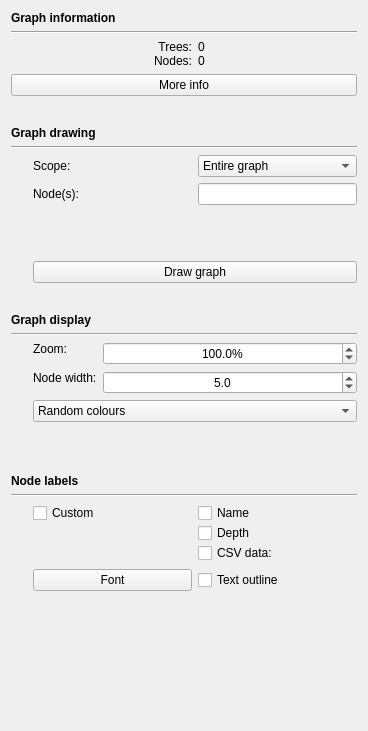
      <widget class="QWidget" name="controlsScrollAreaWidgetContents">
       <property name="geometry">
        <rect>
         <x>0</x>
         <y>0</y>
         <width>368</width>
         <height>731</height>
        </rect>
       </property>
       <property name="sizePolicy">
        <sizepolicy hsizetype="Minimum" vsizetype="Preferred">
         <horstretch>0</horstretch>
         <verstretch>0</verstretch>
        </sizepolicy>
       </property>
       <layout class="QVBoxLayout" name="verticalLayout_3">
        <item>
         <widget class="QWidget" name="graphDetailsWidget" native="true">
          <property name="enabled">
           <bool>true</bool>
          </property>
          <layout class="QGridLayout" name="gridLayout_6">
           <property name="leftMargin">
            <number>0</number>
           </property>
           <property name="topMargin">
            <number>0</number>
           </property>
           <property name="rightMargin">
            <number>0</number>
           </property>
           <item row="2" column="1">
            <widget class="QWidget" name="widget_14" native="true">
             <layout class="QGridLayout" name="gridLayout_4">
              <property name="leftMargin">
               <number>0</number>
              </property>
              <property name="topMargin">
               <number>0</number>
              </property>
              <property name="rightMargin">
               <number>0</number>
              </property>
              <property name="bottomMargin">
               <number>0</number>
              </property>
              <property name="verticalSpacing">
               <number>0</number>
              </property>
              <item row="1" column="0">
               <widget class="QLabel" name="label_6">
                <property name="text">
                 <string>Nodes:</string>
                </property>
                <property name="alignment">
                 <set>Qt::AlignRight|Qt::AlignTrailing|Qt::AlignVCenter</set>
                </property>
               </widget>
              </item>
              <item row="1" column="1">
               <widget class="QLabel" name="nodesCountLabel">
                <property name="text">
                 <string>0</string>
                </property>
               </widget>
              </item>
              <item row="0" column="0">
               <widget class="QLabel" name="label_2">
                <property name="text">
                 <string>Trees:</string>
                </property>
                <property name="alignment">
                 <set>Qt::AlignRight|Qt::AlignTrailing|Qt::AlignVCenter</set>
                </property>
               </widget>
              </item>
              <item row="0" column="1">
               <widget class="QLabel" name="treesCountLabel">
                <property name="text">
                 <string>0</string>
                </property>
               </widget>
              </item>
             </layout>
            </widget>
           </item>
           <item row="1" column="0" colspan="2">
            <widget class="Line" name="taxIdHiCStatLineEdit_2">
             <property name="orientation">
              <enum>Qt::Horizontal</enum>
             </property>
            </widget>
           </item>
           <item row="2" column="0">
            <widget class="InfoTextWidget" name="graphInformationInfoText" native="true">
             <property name="sizePolicy">
              <sizepolicy hsizetype="Fixed" vsizetype="Fixed">
               <horstretch>0</horstretch>
               <verstretch>0</verstretch>
              </sizepolicy>
             </property>
             <property name="minimumSize">
              <size>
               <width>16</width>
               <height>16</height>
              </size>
             </property>
            </widget>
           </item>
           <item row="0" column="0" colspan="2">
            <widget class="QLabel" name="label_7">
             <property name="font">
              <font>
               <weight>75</weight>
               <bold>true</bold>
              </font>
             </property>
             <property name="text">
              <string>Graph information</string>
             </property>
            </widget>
           </item>
           <item row="4" column="0" colspan="2">
            <widget class="QPushButton" name="moreInfoButton">
             <property name="text">
              <string>More info</string>
             </property>
            </widget>
           </item>
          </layout>
         </widget>
        </item>
        <item>
         <spacer name="verticalSpacer_2">
          <property name="orientation">
           <enum>Qt::Vertical</enum>
          </property>
          <property name="sizeType">
           <enum>QSizePolicy::Fixed</enum>
          </property>
          <property name="sizeHint" stdset="0">
           <size>
            <width>20</width>
            <height>15</height>
           </size>
          </property>
         </spacer>
        </item>
        <item>
         <widget class="QWidget" name="graphDrawingWidget" native="true">
          <property name="enabled">
           <bool>true</bool>
          </property>
          <layout class="QVBoxLayout" name="verticalLayout_2">
           <property name="leftMargin">
            <number>0</number>
           </property>
           <property name="topMargin">
            <number>0</number>
           </property>
           <property name="rightMargin">
            <number>0</number>
           </property>
           <property name="bottomMargin">
            <number>0</number>
           </property>
           <item>
            <widget class="QLabel" name="label_5">
             <property name="font">
              <font>
               <weight>75</weight>
               <bold>true</bold>
              </font>
             </property>
             <property name="text">
              <string>Graph drawing</string>
             </property>
            </widget>
           </item>
           <item>
            <widget class="Line" name="line">
             <property name="orientation">
              <enum>Qt::Horizontal</enum>
             </property>
            </widget>
           </item>
           <item>
            <widget class="QWidget" name="graphDrawingWidget_2" native="true">
             <layout class="QGridLayout" name="graphDrawingGridLayout">
              <property name="leftMargin">
               <number>0</number>
              </property>
              <property name="topMargin">
               <number>0</number>
              </property>
              <property name="rightMargin">
               <number>0</number>
              </property>
              <item row="2" column="2">
               <widget class="QWidget" name="startingNodesMatchTypeWidget" native="true">
                <layout class="QHBoxLayout" name="horizontalLayout_5">
                 <property name="spacing">
                  <number>0</number>
                 </property>
                 <property name="leftMargin">
                  <number>0</number>
                 </property>
                 <property name="topMargin">
                  <number>0</number>
                 </property>
                 <property name="rightMargin">
                  <number>0</number>
                 </property>
                 <property name="bottomMargin">
                  <number>0</number>
                 </property>
                </layout>
               </widget>
              </item>
              <item row="2" column="0">
               <widget class="InfoTextWidget" name="startingNodesMatchTypeInfoText" native="true">
                <property name="enabled">
                 <bool>true</bool>
                </property>
                <property name="sizePolicy">
                 <sizepolicy hsizetype="Fixed" vsizetype="Fixed">
                  <horstretch>0</horstretch>
                  <verstretch>0</verstretch>
                 </sizepolicy>
                </property>
                <property name="minimumSize">
                 <size>
                  <width>16</width>
                  <height>16</height>
                 </size>
                </property>
               </widget>
              </item>
              <item row="5" column="1" colspan="2">
               <widget class="QPushButton" name="drawGraphButton">
                <property name="text">
                 <string>Draw graph</string>
                </property>
               </widget>
              </item>
              <item row="4" column="2">
               <widget class="QWidget" name="nodeStyleWidget" native="true">
                <layout class="QHBoxLayout" name="horizontalLayout_6">
                 <property name="spacing">
                  <number>0</number>
                 </property>
                 <property name="leftMargin">
                  <number>0</number>
                 </property>
                 <property name="topMargin">
                  <number>0</number>
                 </property>
                 <property name="rightMargin">
                  <number>0</number>
                 </property>
                 <property name="bottomMargin">
                  <number>0</number>
                 </property>
                </layout>
               </widget>
              </item>
              <item row="1" column="2">
               <widget class="QLineEdit" name="startingNodesLineEdit">
                <property name="enabled">
                 <bool>true</bool>
                </property>
                <property name="sizePolicy">
                 <sizepolicy hsizetype="Minimum" vsizetype="Fixed">
                  <horstretch>0</horstretch>
                  <verstretch>0</verstretch>
                 </sizepolicy>
                </property>
               </widget>
              </item>
              <item row="5" column="0">
               <widget class="InfoTextWidget" name="drawGraphInfoText" native="true">
                <property name="sizePolicy">
                 <sizepolicy hsizetype="Fixed" vsizetype="Fixed">
                  <horstretch>0</horstretch>
                  <verstretch>0</verstretch>
                 </sizepolicy>
                </property>
                <property name="minimumSize">
                 <size>
                  <width>16</width>
                  <height>16</height>
                 </size>
                </property>
               </widget>
              </item>
              <item row="0" column="1">
               <widget class="QLabel" name="graphScopeLabel">
                <property name="sizePolicy">
                 <sizepolicy hsizetype="Minimum" vsizetype="Preferred">
                  <horstretch>0</horstretch>
                  <verstretch>0</verstretch>
                 </sizepolicy>
                </property>
                <property name="text">
                 <string>Scope:</string>
                </property>
               </widget>
              </item>
              <item row="0" column="0">
               <widget class="InfoTextWidget" name="graphScopeInfoText" native="true">
                <property name="sizePolicy">
                 <sizepolicy hsizetype="Fixed" vsizetype="Fixed">
                  <horstretch>0</horstretch>
                  <verstretch>0</verstretch>
                 </sizepolicy>
                </property>
                <property name="minimumSize">
                 <size>
                  <width>16</width>
                  <height>16</height>
                 </size>
                </property>
               </widget>
              </item>
              <item row="3" column="0">
               <widget class="InfoTextWidget" name="nodeDistanceInfoText" native="true">
                <property name="enabled">
                 <bool>true</bool>
                </property>
                <property name="sizePolicy">
                 <sizepolicy hsizetype="Fixed" vsizetype="Fixed">
                  <horstretch>0</horstretch>
                  <verstretch>0</verstretch>
                 </sizepolicy>
                </property>
                <property name="minimumSize">
                 <size>
                  <width>16</width>
                  <height>16</height>
                 </size>
                </property>
               </widget>
              </item>
              <item row="0" column="2">
               <widget class="QComboBox" name="graphScopeComboBox">
                <property name="sizePolicy">
                 <sizepolicy hsizetype="Minimum" vsizetype="Fixed">
                  <horstretch>0</horstretch>
                  <verstretch>0</verstretch>
                 </sizepolicy>
                </property>
                <item>
                 <property name="text">
                  <string>Entire graph</string>
                 </property>
                </item>
                <item>
                 <property name="text">
                  <string>Around nodes</string>
                 </property>
                </item>
               </widget>
              </item>
              <item row="1" column="1">
               <widget class="QLabel" name="startingNodesLabel">
                <property name="enabled">
                 <bool>true</bool>
                </property>
                <property name="sizePolicy">
                 <sizepolicy hsizetype="Minimum" vsizetype="Preferred">
                  <horstretch>0</horstretch>
                  <verstretch>0</verstretch>
                 </sizepolicy>
                </property>
                <property name="text">
                 <string>Node(s):</string>
                </property>
               </widget>
              </item>
              <item row="1" column="0">
               <widget class="InfoTextWidget" name="startingNodesInfoText" native="true">
                <property name="enabled">
                 <bool>true</bool>
                </property>
                <property name="sizePolicy">
                 <sizepolicy hsizetype="Fixed" vsizetype="Fixed">
                  <horstretch>0</horstretch>
                  <verstretch>0</verstretch>
                 </sizepolicy>
                </property>
                <property name="minimumSize">
                 <size>
                  <width>16</width>
                  <height>16</height>
                 </size>
                </property>
               </widget>
              </item>
             </layout>
            </widget>
           </item>
          </layout>
         </widget>
        </item>
        <item>
         <spacer name="verticalSpacer_3">
          <property name="orientation">
           <enum>Qt::Vertical</enum>
          </property>
          <property name="sizeType">
           <enum>QSizePolicy::Fixed</enum>
          </property>
          <property name="sizeHint" stdset="0">
           <size>
            <width>229</width>
            <height>15</height>
           </size>
          </property>
         </spacer>
        </item>
        <item>
         <widget class="QWidget" name="graphDisplayWidget" native="true">
          <property name="enabled">
           <bool>true</bool>
          </property>
          <layout class="QVBoxLayout" name="verticalLayout">
           <property name="leftMargin">
            <number>0</number>
           </property>
           <property name="topMargin">
            <number>0</number>
           </property>
           <property name="rightMargin">
            <number>0</number>
           </property>
           <property name="bottomMargin">
            <number>0</number>
           </property>
           <item>
            <widget class="QLabel" name="label_10">
             <property name="font">
              <font>
               <weight>75</weight>
               <bold>true</bold>
              </font>
             </property>
             <property name="text">
              <string>Graph display</string>
             </property>
            </widget>
           </item>
           <item>
            <widget class="Line" name="line_5">
             <property name="orientation">
              <enum>Qt::Horizontal</enum>
             </property>
            </widget>
           </item>
           <item>
            <widget class="QWidget" name="widget_2" native="true">
             <layout class="QGridLayout" name="gridLayout_8">
              <property name="leftMargin">
               <number>0</number>
              </property>
              <property name="topMargin">
               <number>0</number>
              </property>
              <property name="rightMargin">
               <number>0</number>
              </property>
              <item row="2" column="1" colspan="2">
               <widget class="QComboBox" name="coloursComboBox">
                <item>
                 <property name="text">
                  <string>Random colours</string>
                 </property>
                </item>
                <item>
                 <property name="text">
                  <string>Uniform colour</string>
                 </property>
                </item>
                <item>
                 <property name="text">
                  <string>Colour by depth</string>
                 </property>
                </item>
                <item>
                 <property name="text">
                  <string>Custom colours</string>
                 </property>
                </item>
               </widget>
              </item>
              <item row="0" column="2">
               <widget class="QDoubleSpinBox" name="zoomSpinBox">
                <property name="sizePolicy">
                 <sizepolicy hsizetype="Expanding" vsizetype="Fixed">
                  <horstretch>0</horstretch>
                  <verstretch>0</verstretch>
                 </sizepolicy>
                </property>
                <property name="alignment">
                 <set>Qt::AlignCenter</set>
                </property>
                <property name="suffix">
                 <string>%</string>
                </property>
                <property name="decimals">
                 <number>1</number>
                </property>
                <property name="minimum">
                 <double>5.000000000000000</double>
                </property>
                <property name="maximum">
                 <double>500.000000000000000</double>
                </property>
                <property name="singleStep">
                 <double>5.000000000000000</double>
                </property>
                <property name="value">
                 <double>100.000000000000000</double>
                </property>
               </widget>
              </item>
              <item row="1" column="2">
               <widget class="QDoubleSpinBox" name="nodeWidthSpinBox">
                <property name="sizePolicy">
                 <sizepolicy hsizetype="Expanding" vsizetype="Fixed">
                  <horstretch>0</horstretch>
                  <verstretch>0</verstretch>
                 </sizepolicy>
                </property>
                <property name="alignment">
                 <set>Qt::AlignCenter</set>
                </property>
                <property name="suffix">
                 <string/>
                </property>
                <property name="decimals">
                 <number>1</number>
                </property>
                <property name="minimum">
                 <double>0.500000000000000</double>
                </property>
                <property name="maximum">
                 <double>1000.000000000000000</double>
                </property>
                <property name="singleStep">
                 <double>0.500000000000000</double>
                </property>
                <property name="value">
                 <double>5.000000000000000</double>
                </property>
               </widget>
              </item>
              <item row="3" column="0">
               <widget class="InfoTextWidget" name="contiguityInfoText" native="true">
                <property name="sizePolicy">
                 <sizepolicy hsizetype="Fixed" vsizetype="Fixed">
                  <horstretch>0</horstretch>
                  <verstretch>0</verstretch>
                 </sizepolicy>
                </property>
                <property name="minimumSize">
                 <size>
                  <width>16</width>
                  <height>16</height>
                 </size>
                </property>
               </widget>
              </item>
              <item row="1" column="1">
               <widget class="QLabel" name="label_15">
                <property name="text">
                 <string>Node width:</string>
                </property>
                <property name="alignment">
                 <set>Qt::AlignLeading</set>
                </property>
               </widget>
              </item>
              <item row="2" column="0">
               <widget class="InfoTextWidget" name="nodeColourInfoText" native="true">
                <property name="sizePolicy">
                 <sizepolicy hsizetype="Fixed" vsizetype="Fixed">
                  <horstretch>0</horstretch>
                  <verstretch>0</verstretch>
                 </sizepolicy>
                </property>
                <property name="minimumSize">
                 <size>
                  <width>16</width>
                  <height>16</height>
                 </size>
                </property>
               </widget>
              </item>
              <item row="0" column="0">
               <widget class="InfoTextWidget" name="zoomInfoText" native="true">
                <property name="sizePolicy">
                 <sizepolicy hsizetype="Fixed" vsizetype="Fixed">
                  <horstretch>0</horstretch>
                  <verstretch>0</verstretch>
                 </sizepolicy>
                </property>
                <property name="minimumSize">
                 <size>
                  <width>16</width>
                  <height>16</height>
                 </size>
                </property>
               </widget>
              </item>
              <item row="0" column="1">
               <widget class="QLabel" name="label_13">
                <property name="text">
                 <string>Zoom:</string>
                </property>
                <property name="alignment">
                 <set>Qt::AlignLeading</set>
                </property>
               </widget>
              </item>
              <item row="1" column="0">
               <widget class="InfoTextWidget" name="nodeWidthInfoText" native="true">
                <property name="sizePolicy">
                 <sizepolicy hsizetype="Fixed" vsizetype="Fixed">
                  <horstretch>0</horstretch>
                  <verstretch>0</verstretch>
                 </sizepolicy>
                </property>
                <property name="minimumSize">
                 <size>
                  <width>16</width>
                  <height>16</height>
                 </size>
                </property>
               </widget>
              </item>
             </layout>
            </widget>
           </item>
          </layout>
         </widget>
        </item>
        <item>
         <spacer name="verticalSpacer_4">
          <property name="orientation">
           <enum>Qt::Vertical</enum>
          </property>
          <property name="sizeType">
           <enum>QSizePolicy::Fixed</enum>
          </property>
          <property name="sizeHint" stdset="0">
           <size>
            <width>20</width>
            <height>15</height>
           </size>
          </property>
         </spacer>
        </item>
        <item>
         <widget class="QWidget" name="nodeLabelsWidget" native="true">
          <property name="enabled">
           <bool>true</bool>
          </property>
          <layout class="QVBoxLayout" name="verticalLayout_7">
           <property name="leftMargin">
            <number>0</number>
           </property>
           <property name="topMargin">
            <number>0</number>
           </property>
           <property name="rightMargin">
            <number>0</number>
           </property>
           <property name="bottomMargin">
            <number>0</number>
           </property>
           <item>
            <widget class="QLabel" name="nodeLabelsG">
             <property name="font">
              <font>
               <weight>75</weight>
               <bold>true</bold>
              </font>
             </property>
             <property name="text">
              <string>Node labels</string>
             </property>
            </widget>
           </item>
           <item>
            <widget class="Line" name="line_6">
             <property name="orientation">
              <enum>Qt::Horizontal</enum>
             </property>
            </widget>
           </item>
           <item>
            <widget class="QWidget" name="widget_8" native="true">
             <layout class="QGridLayout" name="gridLayout_7">
              <property name="leftMargin">
               <number>0</number>
              </property>
              <property name="topMargin">
               <number>0</number>
              </property>
              <property name="rightMargin">
               <number>0</number>
              </property>
              <item row="0" column="0">
               <widget class="InfoTextWidget" name="nodeLabelsInfoText" native="true">
                <property name="sizePolicy">
                 <sizepolicy hsizetype="Fixed" vsizetype="Fixed">
                  <horstretch>0</horstretch>
                  <verstretch>0</verstretch>
                 </sizepolicy>
                </property>
                <property name="minimumSize">
                 <size>
                  <width>16</width>
                  <height>16</height>
                 </size>
                </property>
               </widget>
              </item>
              <item row="1" column="0">
               <widget class="InfoTextWidget" name="nodeFontInfoText" native="true">
                <property name="sizePolicy">
                 <sizepolicy hsizetype="Fixed" vsizetype="Fixed">
                  <horstretch>0</horstretch>
                  <verstretch>0</verstretch>
                 </sizepolicy>
                </property>
                <property name="minimumSize">
                 <size>
                  <width>16</width>
                  <height>16</height>
                 </size>
                </property>
               </widget>
              </item>
              <item row="1" column="1">
               <widget class="QPushButton" name="fontButton">
                <property name="text">
                 <string>Font</string>
                </property>
               </widget>
              </item>
              <item row="1" column="2">
               <widget class="QCheckBox" name="textOutlineCheckBox">
                <property name="text">
                 <string>Text outline</string>
                </property>
               </widget>
              </item>
              <item row="0" column="1" colspan="2">
               <widget class="QWidget" name="widget_13" native="true">
                <layout class="QGridLayout" name="gridLayout_3">
                 <property name="leftMargin">
                  <number>0</number>
                 </property>
                 <property name="topMargin">
                  <number>0</number>
                 </property>
                 <property name="rightMargin">
                  <number>0</number>
                 </property>
                 <property name="bottomMargin">
                  <number>0</number>
                 </property>
                 <property name="verticalSpacing">
                  <number>0</number>
                 </property>
                 <item row="0" column="1">
                  <widget class="QCheckBox" name="nodeNamesCheckBox">
                   <property name="text">
                    <string>Name</string>
                   </property>
                  </widget>
                 </item>
                 <item row="1" column="1">
                  <widget class="QCheckBox" name="nodeDepthCheckBox">
                   <property name="text">
                    <string>Depth</string>
                   </property>
                  </widget>
                 </item>
                 <item row="3" column="1">
                  <widget class="QCheckBox" name="csvCheckBox">
                   <property name="text">
                    <string>CSV data:</string>
                   </property>
                  </widget>
                 </item>
                 <item row="0" column="0">
                  <widget class="QCheckBox" name="nodeCustomLabelsCheckBox">
                   <property name="text">
                    <string>Custom</string>
                   </property>
                  </widget>
                 </item>
                </layout>
               </widget>
              </item>
             </layout>
            </widget>
           </item>
          </layout>
         </widget>
        </item>
        <item>
         <spacer name="verticalSpacer_6">
          <property name="orientation">
           <enum>Qt::Vertical</enum>
          </property>
          <property name="sizeType">
           <enum>QSizePolicy::Fixed</enum>
          </property>
          <property name="sizeHint" stdset="0">
           <size>
            <width>229</width>
            <height>15</height>
           </size>
          </property>
         </spacer>
        </item>
        <item>
         <widget class="QWidget" name="blastSearchWidget" native="true">
          <property name="enabled">
           <bool>true</bool>
          </property>
          <layout class="QVBoxLayout" name="verticalLayout_10">
           <property name="leftMargin">
            <number>0</number>
           </property>
           <property name="topMargin">
            <number>0</number>
           </property>
           <property name="rightMargin">
            <number>0</number>
           </property>
           <property name="bottomMargin">
            <number>0</number>
           </property>
          </layout>
         </widget>
        </item>
        <item>
         <spacer name="verticalSpacer">
          <property name="orientation">
           <enum>Qt::Vertical</enum>
          </property>
          <property name="sizeHint" stdset="0">
           <size>
            <width>20</width>
            <height>0</height>
           </size>
          </property>
         </spacer>
        </item>
       </layout>
      </widget>
